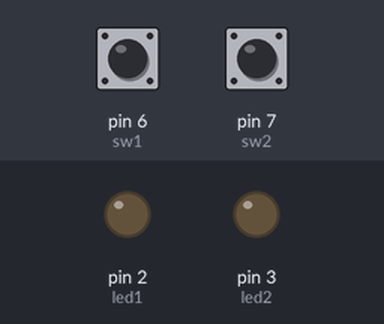
This sketch was run on a simulated Arduino Uno, built with avr-gcc and run on an emulated ATmega328P. Shown: output pins drawn as LEDs (lit = HIGH). The test bench sets the inputs (shaded band); at power-on: pin 6 (sw1) HIGH, pin 7 (sw2) HIGH.

Above: at 1.2 s.
1.3 s: pin 6 (sw1) pulled LOW for 1 s
At 1.9 s:
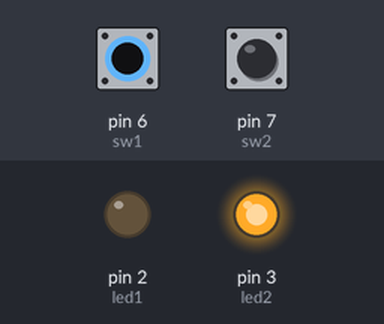
3.8 s: pin 6 (sw1) pulled LOW for 3.2 s
At 8.0 s:
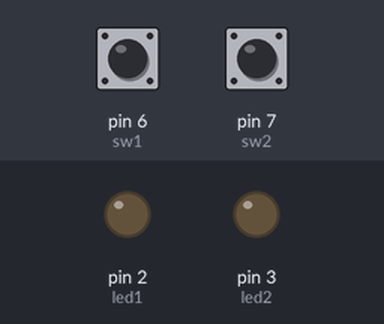
8.6 s: pin 7 (sw2) pulled LOW for 3.2 s
At 9.8 s:
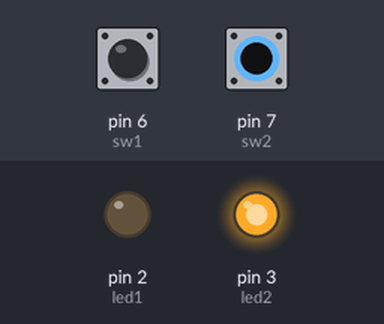
13.4 s: pin 6 (sw1) driven LOW and pin 7 (sw2) driven LOW
At 14.7 s:
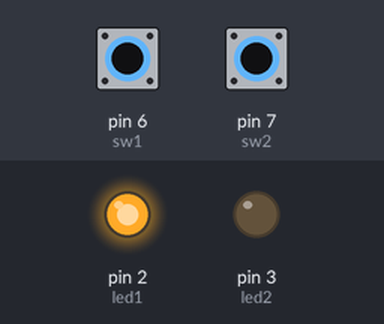
Timing chart, 0 to 16.0 s (numbered marks = the images above; inputs shaded):
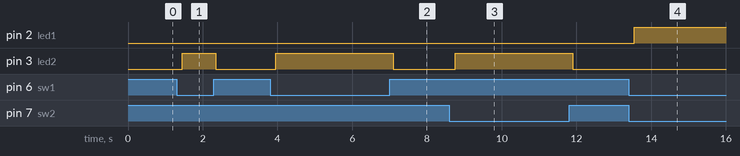

Measured:
- after the input at 1.3 s, pin 3 (led2): LOW → HIGH after 0.15 s, → LOW 0.90 s later
- after the input at 3.8 s, pin 3 (led2): LOW → HIGH after 0.15 s, → LOW 3.2 s later
- after the input at 8.6 s, pin 3 (led2): LOW → HIGH after 0.15 s, → LOW 3.2 s later
- after the input at 13.4 s, pin 2 (led1): LOW → HIGH after 0.15 s

The sketch:

Unit_5_Lab_2_Program_1.ino
```cpp
/*  Title: Unit 5 Lab 2 Program #1
 *  Purpose: Turn on LED1 when both buttons are pressed, LED2 if one is pressed, otherwise off
 *  Author: Andy Davis
 *  Date: 4/9/2021
 *  LED1 connected to pin D2
 *  LED2 connected to pin D3
 *  Switch1 connected to pin D6
 *  Switch2 connected to pin D7
 */

const int led1 = 2;
const int led2 = 3;
const int sw1 = 6;
const int sw2 = 7;
int swVal1;
int swVal2;

void setup() {
  pinMode(led1, OUTPUT);
  pinMode(led2, OUTPUT);
  pinMode(sw1, INPUT_PULLUP);  //5V or HIGH
  pinMode(sw2, INPUT_PULLUP);  //5V or HIGH
}

void loop() {
  swVal1 = digitalRead(sw1);
  swVal2 = digitalRead(sw2);

  while (!swVal1 || !swVal2){
    delay(150);
    digitalWrite(led2, HIGH);
    swVal1 = digitalRead(sw1);
    swVal2 = digitalRead(sw2);
    if(!swVal1 && !swVal2){
      digitalWrite(led2, LOW);
      break;
    }
  }

  while (!swVal1 && !swVal2){
    digitalWrite(led1, HIGH);
    swVal1 = digitalRead(sw1);
    swVal2 = digitalRead(sw2);
  }

  digitalWrite(led1, LOW);
  digitalWrite(led2, LOW);
}
```
